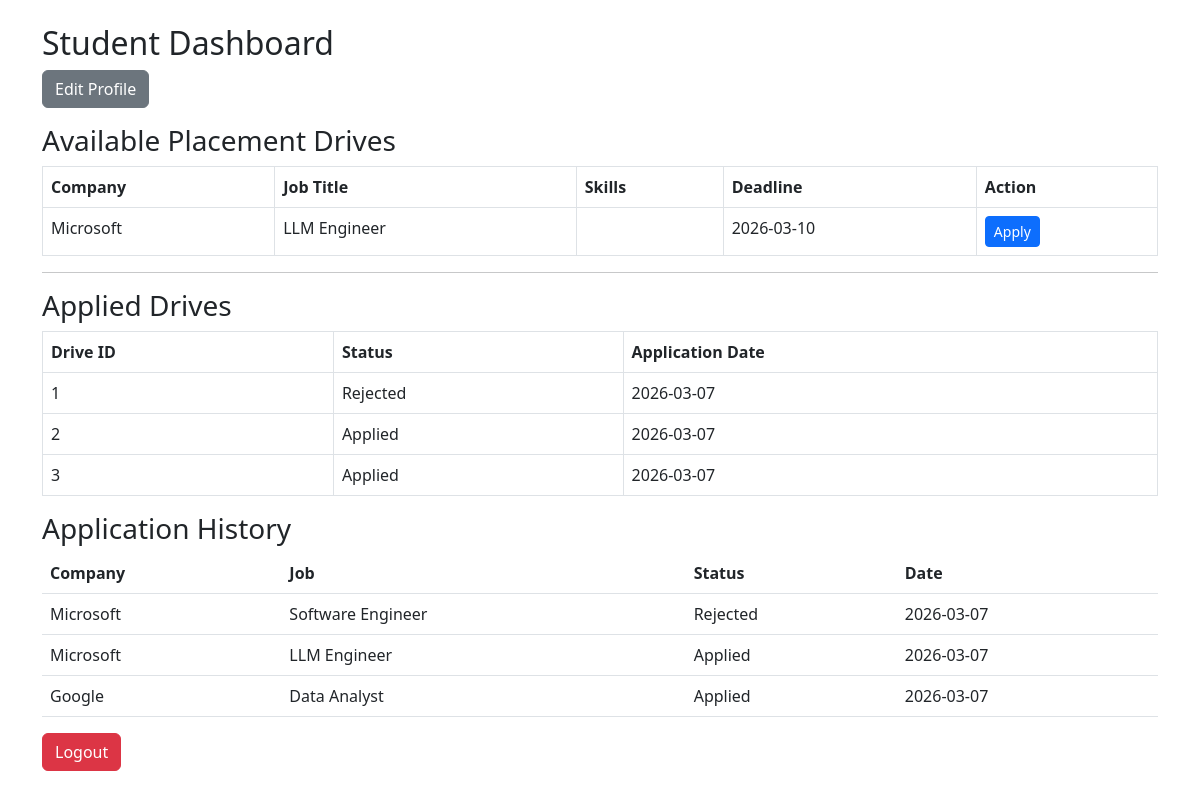
Screenshot of /student/dashboard (signed in) with the database file from the repository.
### models.py (models this page shows)
class Drive(db.Model):
    id = db.Column(db.Integer, primary_key=True)
    company_id = db.Column(
        db.Integer,
        db.ForeignKey('company.id')
    )
    title = db.Column(db.String(100))
    description = db.Column(db.Text)
    eligibility = db.Column(db.String(200))
    deadline = db.Column(db.Date)
    approved = db.Column(db.Boolean, default=False)
    status = db.Column(db.String(20), default="Pending")
    applications = db.relationship('Application', backref='drive', lazy=True)

class Company(db.Model):
    id = db.Column(
        db.Integer,
        db.ForeignKey('user.id'),
        primary_key=True
    )
    name = db.Column(db.String(100))
    hr_contact = db.Column(db.Integer)
    website = db.Column(db.String(200))
    approved = db.Column(db.Boolean, default=False)
    blacklisted = db.Column(db.Boolean, default=False)
    drives = db.relationship('Drive', backref='company', lazy=True)

class Application(db.Model):
    id = db.Column(db.Integer, primary_key=True)
    student_id = db.Column(
        db.Integer,
        db.ForeignKey('student.id')
    )
    drive_id = db.Column(
        db.Integer,
        db.ForeignKey('drive.id')
    )
    status = db.Column(
        db.String(20),
        default="Applied"
    )
    application_date = db.Column(
        db.Date,
        default=date.today
    )
    __table_args__ = (
        db.UniqueConstraint('student_id', 'drive_id'),
    )

### routes.py (the view)
@routes.route("/student/dashboard")
@login_required
def student_dashboard():
    if current_user.role != "student":
        return "Unauthorized"
    student = Student.query.get(current_user.id)
    drives = Drive.query.filter_by(approved=True,status="Active").all()
    applications = Application.query.filter_by(student_id=current_user.id).all()
    return render_template(
        "student_dashboard.html",
        student=student,
        drives=drives,
        applications=applications
    )

### app.py (called while the page is built)
@login_manager.user_loader
def load_user(user_id):
    return User.query.get(int(user_id))

### templates/student_dashboard.html (shortened to what this page needs)
<!DOCTYPE html>
<html>
<head>
<link href="https://cdn.jsdelivr.net/npm/bootstrap@5.3.0/dist/css/bootstrap.min.css" rel="stylesheet">
</head>
<body class="container mt-4">
<h2>Student Dashboard</h2>
<a class="btn btn-secondary mb-3" href="/student/profile">
Edit Profile
</a>
<h3>Available Placement Drives</h3>
<table class="table table-bordered">
<tr>
<th>Company</th>
<th>Job Title</th>
<th>Skills</th>
<th>Deadline</th>
<th>Action</th>
</tr>
{% for d in drives %}
<tr>
<td>{{ d.company.name if d.company else "Unknown Company" }}</td>
<td>{{ d.title }}</td>
<td>{{ d.skills }}</td>
<td>{{ d.deadline }}</td>
<td>
<a class="btn btn-primary btn-sm"
href="/student/apply/{{d.id}}">
Apply </a>
</td>
</tr>
{% endfor %}
</table>
<hr>
<h3>Applied Drives</h3>
<table class="table table-bordered">
<tr>
<th>Drive ID</th>
<th>Status</th>
<th>Application Date</th>
</tr>
{% for a in applications %}
<tr>
<td>{{ a.drive_id }}</td>
<td>{{ a.status }}</td>
<td>{{ a.application_date }}</td>
</tr>
{% endfor %}
</table>
<h3>Application History</h3>
<table class="table">
<tr>
<th>Company</th>
<th>Job</th>
<th>Status</th>
<th>Date</th>
</tr>
{% for a in applications %}
<tr>
<td>{{ a.drive.company.name }}</td>
<td>{{ a.drive.title }}</td>
<td>{{ a.status }}</td>
<td>{{ a.application_date }}</td>
</tr>
{% endfor %}
</table>
<a class="btn btn-danger" href="/logout">Logout</a>
</body>
</html>

### rows the page displays
Drive: company "Microsoft", title "LLM Engineer", deadline "2026-03-10"
Application: drive_id "1", status "Rejected", application_date "2026-03-07", drive.company.name "Microsoft", drive "Software Engineer"
Application: drive_id "2", status "Applied", application_date "2026-03-07", drive.company.name "Microsoft", drive "LLM Engineer"
Application: drive_id "3", status "Applied", application_date "2026-03-07", drive.company.name "Google", drive "Data Analyst"
